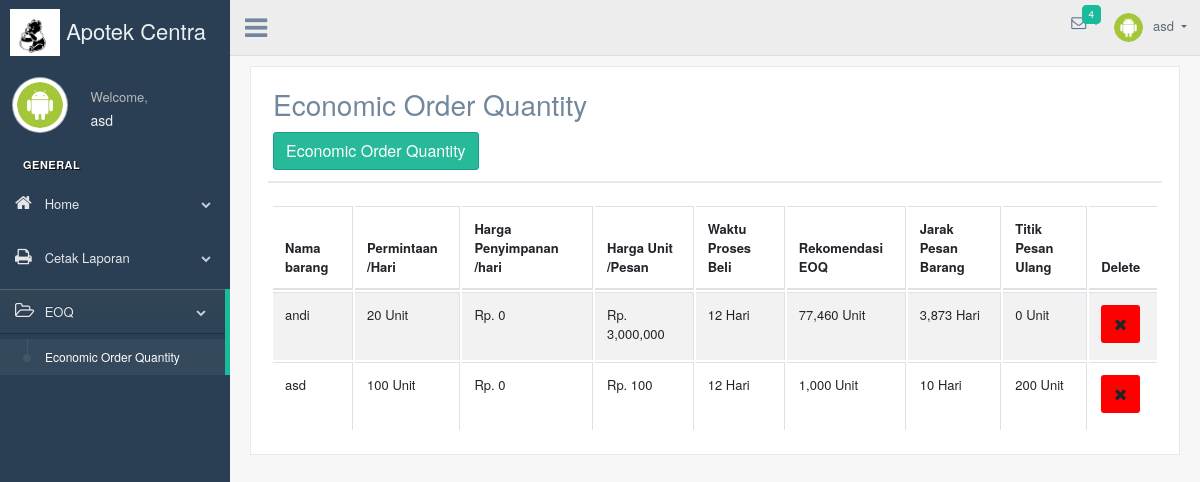
The app's page /admin/eoq.php (signed in) with its own data.
### tables this page shows
CREATE TABLE `tbl_logo` (
  `id_logo` int(20) NOT NULL,
  `nama_logo` varchar(255) NOT NULL,
  `create_date` date NOT NULL
);

CREATE TABLE `tbl_petugas` (
  `id_petugas` int(20) NOT NULL,
  `nama_petugas` varchar(255) NOT NULL,
  `img` varchar(255) NOT NULL,
  `email` varchar(255) NOT NULL,
  `alamat_petugas` text NOT NULL,
  `password` varchar(255) NOT NULL
);

CREATE TABLE `tbl_eoq` (
  `id_eoq` int(11) NOT NULL,
  `id_item` varchar(255) NOT NULL,
  `demand` int(11) NOT NULL,
  `harga_simpan` float NOT NULL,
  `harga_unit` float NOT NULL,
  `lead_time` int(11) NOT NULL,
  `hasil_eoq` int(11) NOT NULL,
  `hasil_jarak_pesan` int(11) NOT NULL,
  `ROP` int(11) NOT NULL
);

CREATE TABLE `tbl_barang` (
  `id_barang` int(20) NOT NULL,
  `id_item` varchar(255) NOT NULL,
  `id_kategori` int(20) NOT NULL,
  `id_supplier` int(20) NOT NULL,
  `id_brand` int(20) NOT NULL,
  `kode_barang` varchar(10) NOT NULL,
  `nama_barang` varchar(255) NOT NULL,
  `stock_barang` int(11) NOT NULL,
  `gambar_barang` varchar(255) NOT NULL,
  `qr_code` varchar(255) NOT NULL,
  `deskripsi` text NOT NULL,
  `harga_barang` int(11) NOT NULL,
  `tempo_barang` date NOT NULL,
  `create_date` date NOT NULL,
  `status` varchar(255) NOT NULL
);

### model/User.php (called while the page is built, shortened)
<?php
function GetDataPetugas($id, $conn)
{
   $sql = "SELECT * FROM tbl_petugas where id_petugas = '" . $id . "' ";
   $item = mysqli_query($conn, $sql);
   $data = mysqli_fetch_assoc($item);
   return $data;
}
function GetDetailBarang($id, $conn)
{
   $sql = "SELECT * FROM tbl_barang where id_item = '" . $id . "' ";
   $item = mysqli_query($conn, $sql);
   $data = mysqli_fetch_assoc($item);
   return $data;
}
function GetCountPesan($conn)
{
   $sql = "SELECT count(id_pesan) as total FROM tbl_pesan";
   $item = mysqli_query($conn, $sql);
   $data = mysqli_fetch_assoc($item);
   return $data;
}
function GetDataLogo($conn)
{
   $sql = "SELECT * FROM tbl_logo ORDER by create_date DESC LIMIT 1";
   $item = mysqli_query($conn, $sql);
   $data = mysqli_fetch_assoc($item);
   return $data;
}
function GetDataEoq($conn)
{
   $sql = "SELECT * FROM tbl_eoq";
   $item = mysqli_query($conn, $sql);
   return $item;
}
?>

### admin/eoq.php (the view, shortened to what this page needs)
<?php
require('../model/User.php');
$logo = GetDataLogo($conn);
$data_eoq = GetDataEoq($conn);
$totalpesan = GetCountPesan($conn);
$now = GetDataPetugas($_SESSION['id_petugas'], $conn);
?>
<!DOCTYPE html>
<html lang="en">
<head>
  <link href="../vendors/bootstrap/dist/css/bootstrap.min.css" rel="stylesheet">
  <link href="../vendors/font-awesome/css/font-awesome.min.css" rel="stylesheet">
  <link href="../vendors/nprogress/nprogress.css" rel="stylesheet">
  <link href="../vendors/iCheck/skins/flat/green.css" rel="stylesheet">
  <link href="../vendors/datatables.net-bs/css/dataTables.bootstrap.min.css" rel="stylesheet">
  <link href="../vendors/datatables.net-buttons-bs/css/buttons.bootstrap.min.css" rel="stylesheet">
  <link href="../vendors/datatables.net-fixedheader-bs/css/fixedHeader.bootstrap.min.css" rel="stylesheet">
  <link href="../vendors/datatables.net-responsive-bs/css/responsive.bootstrap.min.css" rel="stylesheet">
  <link href="../vendors/datatables.net-scroller-bs/css/scroller.bootstrap.min.css" rel="stylesheet">
  <link href="../build/css/custom.min.css" rel="stylesheet">
</head>
<body class="nav-md">
  <div class="container body">
    <div class="main_container">
      <div class="col-md-3 left_col">
        <div class="left_col scroll-view">
          <div class="navbar nav_title" style="border: 0;">
            <a href="index.php" class="site_title"><img width="50px" src="../admin/images/logo/<?php echo $logo['nama_logo'] ?>" /> <span>Apotek Centra Medika</span></a>
          </div>
          <div class="profile clearfix">
            <div class="profile_pic">
              <img src="../admin/images/profile/<?php echo $now['img'] ?>" alt="..." class="img-circle profile_img">
            </div>
            <div class="profile_info">
              <span>Welcome,</span>
              <h2><?php echo $now['nama_petugas'] ?></h2>
            </div>
          </div>
          <br />
          <div id="sidebar-menu" class="main_menu_side hidden-print main_menu">
            <div class="menu_section">
              <h3>General</h3>
              <ul class="nav side-menu">
                <li><a><i class="fa fa-home"></i> Home <span class="fa fa-chevron-down"></span></a>
                </li>
              </ul>
              <ul class="nav side-menu">
                <li><a><i class="fa fa-print"></i> Cetak Laporan <span class="fa fa-chevron-down"></span></a>
                </li>
              </ul>
              <ul class="nav side-menu">
                <li><a><i class="fa fa-folder-open-o"></i> EOQ <span class="fa fa-chevron-down"></span></a>
                  <ul class="nav child_menu">
                    <li><a href="eoq.php">Economic Order Quantity</a></li>
                  </ul>
                </li>
              </ul>
            </div>
          </div>
        </div>
      </div>
      <div class="top_nav">
        <div class="nav_menu">
          <div class="nav toggle">
            <a id="menu_toggle"><i class="fa fa-bars"></i></a>
          </div>
          <nav class="nav navbar-nav">
            <ul class=" navbar-right">
              <li class="nav-item dropdown open" style="padding-left: 15px;">
                <a href="javascript:;" class="user-profile dropdown-toggle" aria-haspopup="true" id="navbarDropdown" data-toggle="dropdown" aria-expanded="false">
                  <img src="../admin/images/profile/<?php echo $now['img'] ?>" alt=""><?php echo $now['nama_petugas'] ?>
              </li>
              <li role="presentation" class="nav-item dropdown open">
                <a href="javascript:;" class="dropdown-toggle info-number" id="navbarDropdown1" data-toggle="dropdown" aria-expanded="false">
                  <i class="fa fa-envelope-o"></i>
                  <?php if ($totalpesan['total'] != 0) { ?>
                    <span class="badge bg-green"><?php echo $totalpesan['total'] ?></span>
                  <?php } ?>
                </a>
              </li>
            </ul>
          </nav>
        </div>
      </div>
      <div class="right_col" role="main">
        <div class="row">
          <div class="col-md-12 col-sm-12 ">
            <div class="x_panel">
              <div class="x_title">
                <h3>Economic Order Quantity</h3>
                <button id="eoq" type="button" class="btn btn-success" data-toggle="modal" data-target="#eoqmodal">Economic Order Quantity</button>
              </div>
              <div class="x_content">
                <div class="row">
                  <div class="col-sm-12">
                    <div class="card-box table-responsive">
                      <table id="datatable-buttons" class="table table-striped table-bordered" style="width:100%">
                        <thead>
                          <tr>
                            <th>Nama barang</th>
                            <th>Permintaan /Hari</th>
                            <th>Harga Penyimpanan /hari</th>
                            <th>Harga Unit /Pesan</th>
                            <th>Waktu Proses Beli</th>
                            <th>Rekomendasi EOQ</th>
                            <th>Jarak Pesan Barang</th>
                            <th>Titik Pesan Ulang</th>
                            <th>Delete</th>
                          </tr>
                        </thead>
                        <tbody>
                          <?php while ($data = mysqli_fetch_assoc($data_eoq)) {
                            $barang = GetDetailBarang($data['id_item'], $conn);
                          ?>
                            <tr>
                              <td><?php echo $barang['nama_barang'] ?></td>
                              <td><?php echo number_format($data['demand']) ?> Unit</td>
                              <td>Rp. <?php echo number_format($data['harga_simpan']) ?></td>
                              <td>Rp. <?php echo number_format($data['harga_unit']) ?></td>
                              <td><?php echo number_format($data['lead_time']) ?> Hari</td>
                              <td><?php echo number_format($data['hasil_eoq']) ?> Unit</td>
                              <td><?php echo number_format($data['hasil_jarak_pesan']) ?> Hari</td>
                              <td><?php echo number_format($data['ROP']) ?> Unit</td>
                              <td>
                                <form action="../model/User.php" method="post">
                                  <button style="background-color:red;" type="submit" name="deleteeoq" class="btn cart_quantity_delete"><i class="fa fa-times"></i></button>
                                </form>
                              </td>
                            </tr>
                          <?php } ?>
                        </tbody>
                      </table>
                    </div>
                  </div>
                </div>
              </div>
            </div>
          </div>
        </div>
      </div>
    </div>
  </div>
</body>
</html>

### records on screen
tbl_logo: nama_logo (picture)
tbl_petugas: img (picture), nama_petugas "asd"
tbl_eoq: tbl_barang.nama_barang "andi", demand "20", harga_simpan "0", harga_unit "3,000,000", lead_time "12", hasil_eoq "77,460", hasil_jarak_pesan "3,873", ROP "0"
tbl_eoq: tbl_barang.nama_barang "asd", demand "100", harga_simpan "0", harga_unit "100", lead_time "12", hasil_eoq "1,000", hasil_jarak_pesan "10", ROP "200"

### other values on screen
$totalpesan['total'] "4"
